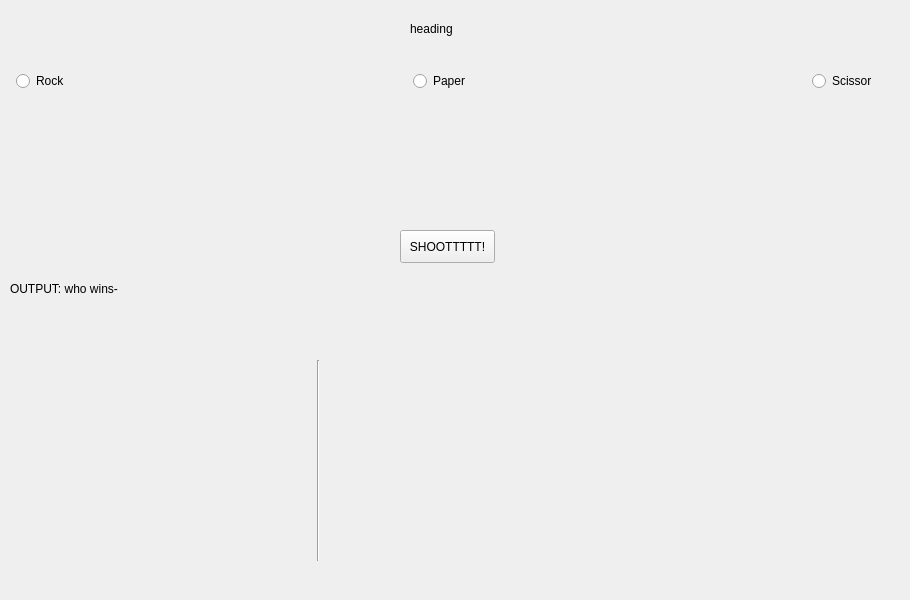
<?xml version="1.0" encoding="UTF-8"?>
<ui version="4.0">
 <class>MainWindow</class>
 <widget class="QMainWindow" name="MainWindow">
  <property name="geometry">
   <rect>
    <x>0</x>
    <y>0</y>
    <width>910</width>
    <height>600</height>
   </rect>
  </property>
  <property name="windowTitle">
   <string>MainWindow</string>
  </property>
  <widget class="QWidget" name="centralwidget">
   <widget class="QLabel" name="label_3">
    <property name="geometry">
     <rect>
      <x>120</x>
      <y>350</y>
      <width>79</width>
      <height>17</height>
     </rect>
    </property>
    <property name="text">
     <string></string>
    </property>
   </widget>
   <widget class="QWidget" name="horizontalLayoutWidget">
    <property name="geometry">
     <rect>
      <x>16</x>
      <y>70</y>
      <width>861</width>
      <height>23</height>
     </rect>
    </property>
    <layout class="QHBoxLayout" name="horizontalLayout">
     <item>
      <widget class="QRadioButton" name="rock">
       <property name="text">
        <string>Rock</string>
       </property>
      </widget>
     </item>
     <item>
      <spacer name="horizontalSpacer">
       <property name="orientation">
        <enum>Qt::Horizontal</enum>
       </property>
       <property name="sizeType">
        <enum>QSizePolicy::Expanding</enum>
       </property>
       <property name="sizeHint" stdset="0">
        <size>
         <width>40</width>
         <height>20</height>
        </size>
       </property>
      </spacer>
     </item>
     <item>
      <widget class="QRadioButton" name="paper">
       <property name="text">
        <string>Paper</string>
       </property>
      </widget>
     </item>
     <item>
      <spacer name="horizontalSpacer_2">
       <property name="orientation">
        <enum>Qt::Horizontal</enum>
       </property>
       <property name="sizeType">
        <enum>QSizePolicy::Expanding</enum>
       </property>
       <property name="sizeHint" stdset="0">
        <size>
         <width>40</width>
         <height>20</height>
        </size>
       </property>
      </spacer>
     </item>
     <item>
      <widget class="QRadioButton" name="scissors">
       <property name="text">
        <string>Scissor</string>
       </property>
      </widget>
     </item>
    </layout>
   </widget>
   <widget class="Line" name="line">
    <property name="geometry">
     <rect>
      <x>310</x>
      <y>360</y>
      <width>16</width>
      <height>201</height>
     </rect>
    </property>
    <property name="orientation">
     <enum>Qt::Vertical</enum>
    </property>
   </widget>
   <widget class="QLabel" name="label_4">
    <property name="geometry">
     <rect>
      <x>350</x>
      <y>350</y>
      <width>47</width>
      <height>17</height>
     </rect>
    </property>
    <property name="text">
     <string></string>
    </property>
   </widget>
   <widget class="QLabel" name="label_2">
    <property name="geometry">
     <rect>
      <x>10</x>
      <y>310</y>
      <width>55</width>
      <height>17</height>
     </rect>
    </property>
    <property name="text">
     <string></string>
    </property>
   </widget>
   <widget class="QLabel" name="output">
    <property name="geometry">
     <rect>
      <x>10</x>
      <y>280</y>
      <width>891</width>
      <height>17</height>
     </rect>
    </property>
    <property name="text">
     <string>OUTPUT: who wins-</string>
    </property>
   </widget>
   <widget class="QLabel" name="label_5">
    <property name="geometry">
     <rect>
      <x>390</x>
      <y>100</y>
      <width>121</width>
      <height>111</height>
     </rect>
    </property>
    <property name="whatsThis">
     <string>image</string>
    </property>
    <property name="text">
     <string/>
    </property>
    <property name="pixmap">
     <pixmap>paper.png</pixmap>
    </property>
    <property name="scaledContents">
     <bool>true</bool>
    </property>
   </widget>
   <widget class="QLabel" name="label_6">
    <property name="geometry">
     <rect>
      <x>10</x>
      <y>100</y>
      <width>121</width>
      <height>101</height>
     </rect>
    </property>
    <property name="text">
     <string/>
    </property>
    <property name="pixmap">
     <pixmap>rock.png</pixmap>
    </property>
    <property name="scaledContents">
     <bool>true</bool>
    </property>
   </widget>
   <widget class="QLabel" name="label_7">
    <property name="geometry">
     <rect>
      <x>790</x>
      <y>100</y>
      <width>101</width>
      <height>111</height>
     </rect>
    </property>
    <property name="text">
     <string/>
    </property>
    <property name="pixmap">
     <pixmap>scissors.png</pixmap>
    </property>
    <property name="scaledContents">
     <bool>true</bool>
    </property>
   </widget>
   <widget class="QLabel" name="winlosecomp1">
    <property name="geometry">
     <rect>
      <x>200</x>
      <y>380</y>
      <width>121</width>
      <height>17</height>
     </rect>
    </property>
    <property name="text">
     <string></string>
    </property>
   </widget>
   <widget class="QLabel" name="winloseuser2">
    <property name="geometry">
     <rect>
      <x>380</x>
      <y>430</y>
      <width>121</width>
      <height>17</height>
     </rect>
    </property>
    <property name="text">
     <string></string>
    </property>
   </widget>
   <widget class="QLabel" name="winloseuser3">
    <property name="geometry">
     <rect>
      <x>380</x>
      <y>480</y>
      <width>121</width>
      <height>17</height>
     </rect>
    </property>
    <property name="text">
     <string></string>
    </property>
   </widget>
   <widget class="QLabel" name="winloseuser1">
    <property name="geometry">
     <rect>
      <x>380</x>
      <y>380</y>
      <width>121</width>
      <height>17</height>
     </rect>
    </property>
    <property name="text">
     <string></string>
    </property>
   </widget>
   <widget class="QLabel" name="winlosecomp2">
    <property name="geometry">
     <rect>
      <x>190</x>
      <y>430</y>
      <width>121</width>
      <height>17</height>
     </rect>
    </property>
    <property name="text">
     <string></string>
    </property>
   </widget>
   <widget class="QLabel" name="winlosecomp3">
    <property name="geometry">
     <rect>
      <x>190</x>
      <y>480</y>
      <width>121</width>
      <height>17</height>
     </rect>
    </property>
    <property name="text">
     <string></string>
    </property>
   </widget>
   <widget class="QPushButton" name="shoot">
    <property name="geometry">
     <rect>
      <x>400</x>
      <y>230</y>
      <width>95</width>
      <height>33</height>
     </rect>
    </property>
    <property name="text">
     <string>SHOOTTTTT!</string>
    </property>
   </widget>
   <widget class="QLabel" name="heading">
    <property name="geometry">
     <rect>
      <x>410</x>
      <y>20</y>
      <width>71</width>
      <height>17</height>
     </rect>
    </property>
    <property name="text">
     <string>heading</string>
    </property>
   </widget>
  </widget>
  <widget class="QMenuBar" name="menubar">
   <property name="geometry">
    <rect>
     <x>0</x>
     <y>0</y>
     <width>910</width>
     <height>30</height>
    </rect>
   </property>
  </widget>
 </widget>
 <resources/>
 <connections/>
</ui>
